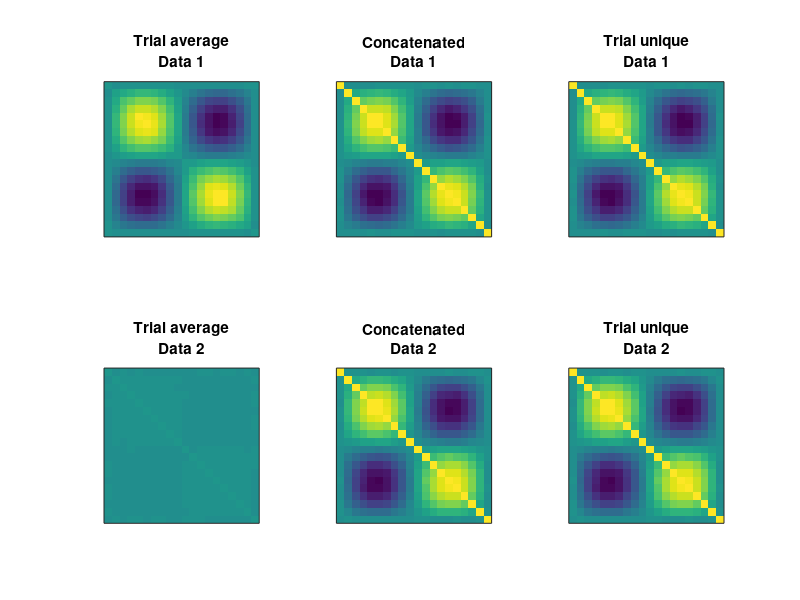

MATLAB code to generate this figure:
%% Cleaning Multivariate Time Series
% Effects of averaging on covariance matrices
%% Create signals
% Parameters
N       = 1000; % time points
M       =   20; % channels (sensors)
nTrials = 50; % trials
time       = linspace(0,6*pi,N);

% Initialize datasets
[data1,data2] = deal(zeros(M,N,nTrials));

% Nonlinear relationship across channels
chanrel = sin(linspace(0,2*pi,M))';

% Create dataset per trial
for trial=1:nTrials
    % simulation 1 (phase-locked)
    data1(:,:,trial) = bsxfun(@times,repmat(sin(time),M,1),chanrel) + randn(M,N);
    
    % simulation 2 (non-phase-locked)
    data2(:,:,trial) = bsxfun(@times,repmat(sin(time+rand*2*pi),M,1),chanrel) + randn(M,N);
end

%% Compute Covariance Matrices
% Method 1: trial average
tmpdatA = mean(data1,3);
covA1  = tmpdatA*tmpdatA' / (N-1);

tmpdatA = mean(data2,3);
covA2  = tmpdatA*tmpdatA' / (N-1);

% Method 2: trial vectorized
tmpdatB = reshape(data1,[M N*nTrials]);
covB1  = tmpdatB*tmpdatB' / (N*nTrials -1);

tmpdatB = reshape(data2,[M N*nTrials]);
covB2  = tmpdatB*tmpdatB' / (N*nTrials -1);

% Method 3: trial-unique
[covC1,covC2] = deal( zeros(M) );

for trial=1:nTrials
    tmpdatC = data1(:,:,trial);
    covC1  = covC1 + tmpdatC*tmpdatC' / (N-1);

    tmpdatC = data2(:,:,trial);
    covC2  = covC2 + tmpdatC*tmpdatC' / (N-1);
end

% Divide by N for average
covC1 = covC1/nTrials;
covC2 = covC2/nTrials;

%% Visualize Covariance Matrices
figure(1)

covmethod = 'ABC';
covnames  = { 'Trial average';'Concatenated';'Trial unique' };

for cov=1:length(covnames)
    for datai=1:2
        subplot(2,3,cov+(datai-1)*3)
        eval([ 'imagesc(cov' covmethod(cov) num2str(datai) ')' ])
        axis square
        set(gca,'clim',[-1 1]*.5,'xtick',[],'ytick',[])
        title({ covnames{cov} ['Data ' num2str(datai) ]})
    end
end

%% end